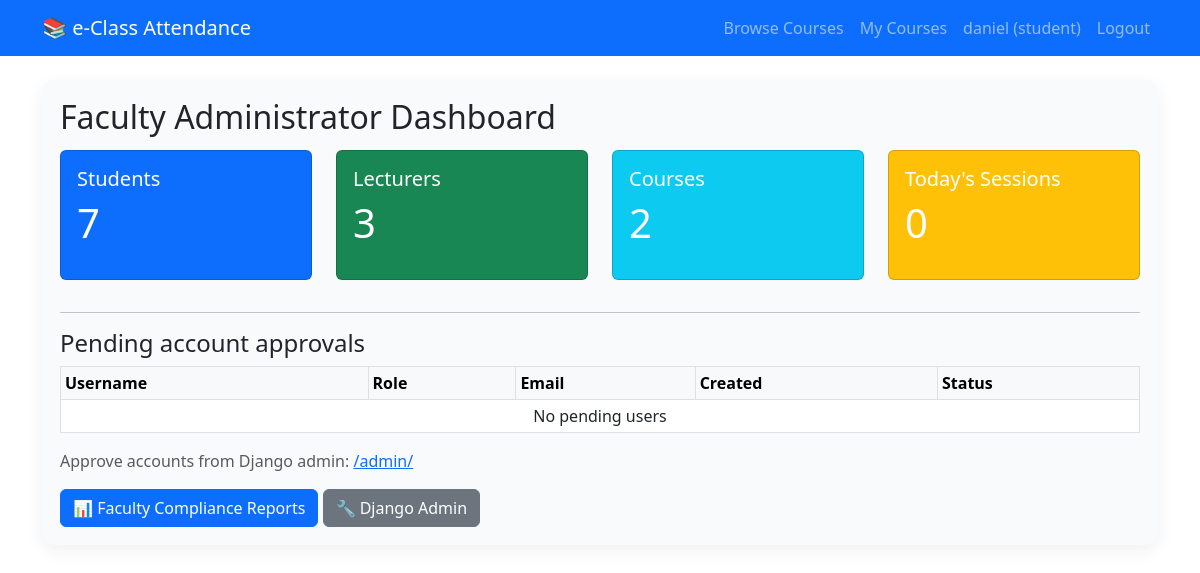
Page /dashboard/ (signed in) on the earlier database version.
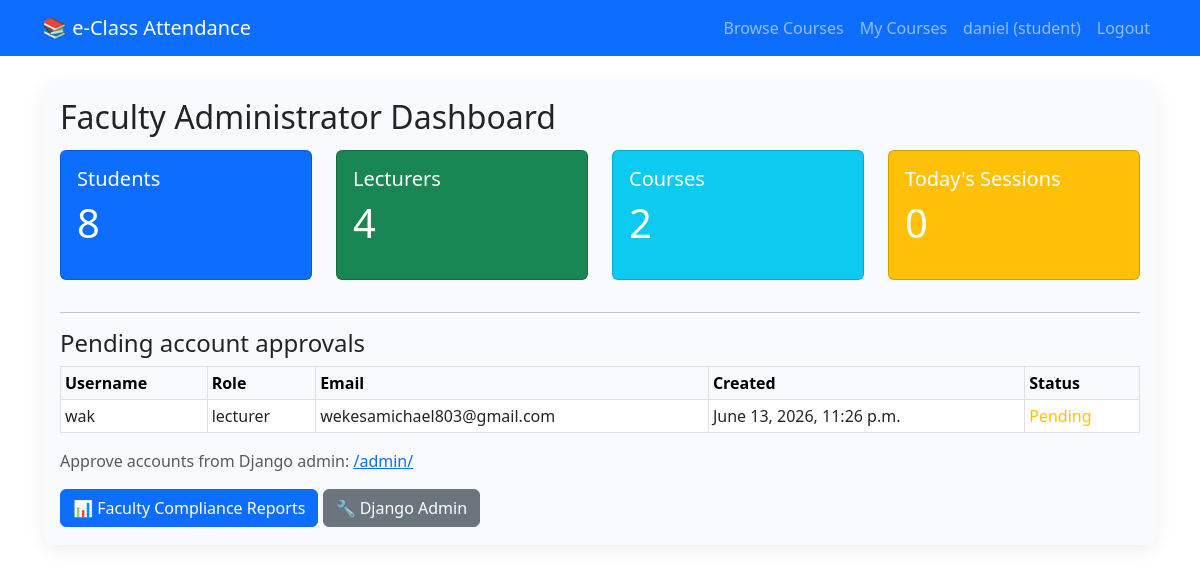
Same page on the later database version.
### attendance/models.py (models this page shows, shortened)
class User(AbstractUser):
    ROLE_CHOICES = (
        ('student', 'Student'),
        ('lecturer', 'Lecturer'),
        ('admin', 'Faculty Admin'),
    )
    role = models.CharField(max_length=20, choices=ROLE_CHOICES, default='student')
    phone = models.CharField(max_length=15, blank=True)
    email = models.EmailField(blank=True, null=True)

### attendance/views.py (the view, shortened to what this page needs)
# urls.py: path('dashboard/', views.dashboard, name='dashboard'),
@login_required
def dashboard(request):
    user = request.user
    if user.is_superuser or user.role == 'admin':
        total_students = User.objects.filter(role='student').count()
        total_lecturers = User.objects.filter(role='lecturer').count()
        total_courses = Course.objects.count()
        today_sessions = AttendanceSession.objects.filter(date=timezone.now().date()).count()
        pending_users = User.objects.filter(is_active=False).order_by('-date_joined')
        return render(request, 'attendance/admin_dashboard.html', {
            'total_students': total_students,
            'total_lecturers': total_lecturers,
            'total_courses': total_courses,
            'today_sessions': today_sessions,
            'pending_users': pending_users,
        })

### attendance/templates/attendance/admin_dashboard.html
{% extends 'base.html' %}
{% block content %}
<div id="admin-dashboard">
<h2>Faculty Administrator Dashboard</h2>
<div class="row">
    <div class="col-md-3"><div class="card text-white bg-primary mb-3"><div class="card-body"><h5>Students</h5><p class="display-6">{{ total_students }}</p></div></div></div>
    <div class="col-md-3"><div class="card text-white bg-success mb-3"><div class="card-body"><h5>Lecturers</h5><p class="display-6">{{ total_lecturers }}</p></div></div></div>
    <div class="col-md-3"><div class="card text-white bg-info mb-3"><div class="card-body"><h5>Courses</h5><p class="display-6">{{ total_courses }}</p></div></div></div>
    <div class="col-md-3"><div class="card text-white bg-warning mb-3"><div class="card-body"><h5>Today's Sessions</h5><p class="display-6">{{ today_sessions }}</p></div></div></div>
</div>
<hr>
<h4>Pending account approvals</h4>
<table class="table table-sm table-bordered">
    <thead class="table-light">
        <tr>
            <th>Username</th>
            <th>Role</th>
            <th>Email</th>
            <th>Created</th>
            <th>Status</th>
        </tr>
    </thead>
    <tbody>
        {% for u in pending_users %}
            <tr>
                <td>{{ u.username }}</td>
                <td>{{ u.role }}</td>
                <td>{{ u.email }}</td>
                <td>{{ u.date_joined }}</td>
                <td><span class="text-warning">Pending</span></td>
            </tr>
        {% empty %}
            <tr><td colspan="5" class="text-center">No pending users</td></tr>
        {% endfor %}
    </tbody>
</table>
<p class="text-muted">Approve accounts from Django admin: <a href="/admin/">/admin/</a></p>
<a href="{% url 'admin_reports' %}" class="btn btn-primary">📊 Faculty Compliance Reports</a>
<a href="/admin/" class="btn btn-secondary">🔧 Django Admin</a>
{% endblock %}

Differences in the rows shown:
added User: username "wak", role "lecturer", email "wekesamichael803@gmail.com", date_joined "June 13, 2026, 11:26 p.m."
Other differences:
{{ total_students }}: "7" → "8"
{{ total_lecturers }}: "3" → "4"
text no longer shown: "No pending users"
